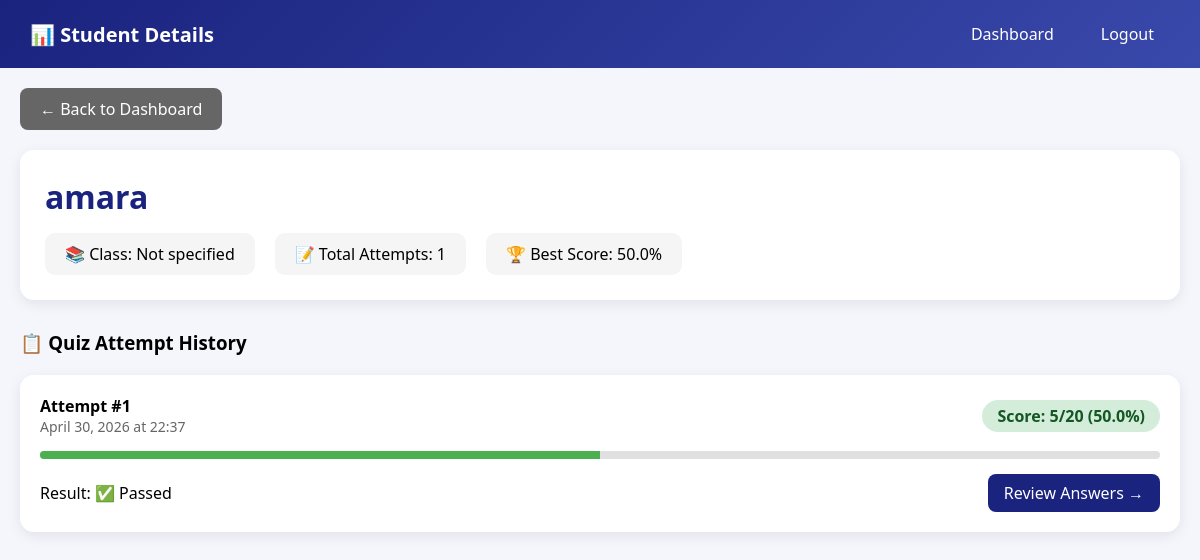
/admin/student/6 (signed in), run on the app's committed database.
### models.py (models this page shows)
class Student(db.Model):
    __tablename__ = "students"
    id         = db.Column(db.Integer, primary_key=True)
    name       = db.Column(db.String(100), nullable=False)
    class_name = db.Column(db.String(50))     # e.g. "SS2A"
    created_at = db.Column(db.DateTime, default=datetime.utcnow)
    attempts   = db.relationship("Attempt", backref="student")

class Attempt(db.Model):
    __tablename__ = "attempts"
    id          = db.Column(db.Integer, primary_key=True)
    student_id  = db.Column(db.Integer, db.ForeignKey("students.id"))
    score       = db.Column(db.Integer, default=0)
    total       = db.Column(db.Integer)
    percentage  = db.Column(db.Float)
    passed      = db.Column(db.Boolean, default=False)
    started_at  = db.Column(db.DateTime, default=datetime.utcnow)
    finished_at = db.Column(db.DateTime)
    details     = db.relationship("AttemptDetail", backref="attempt")

### app.py (the view)
@app.route("/admin/student/<int:student_id>")
def admin_student_detail(student_id):
    if "admin_id" not in session:
        return redirect(url_for("admin_login"))
    student = Student.query.get_or_404(student_id)
    attempts = Attempt.query.filter_by(student_id=student_id).order_by(Attempt.finished_at.desc()).all()
    return render_template(
        "admin_student_detail.html",
        student=student,
        attempts=attempts
    )

### templates/admin_student_detail.html (shortened to what this page needs)
<!DOCTYPE html>
<html lang="en">
<head>
</head>
<body>
    <div class="navbar">
        <h2>📊 Student Details</h2>
        <div class="nav-links">
            <a href="{{ url_for('admin_dashboard') }}">Dashboard</a>
            <a href="{{ url_for('admin_logout') }}">Logout</a>
        </div>
    </div>
    <div class="container">
        <a href="{{ url_for('admin_dashboard') }}" class="back-btn">← Back to Dashboard</a>
        <div class="student-header">
            <h1>{{ student.name }}</h1>
            <div class="student-info">
                <div class="info-card">📚 Class: {{ student.class_name or 'Not specified' }}</div>
                <div class="info-card">📝 Total Attempts: {{ attempts|length }}</div>
                <div class="info-card">🏆 Best Score:
                    {% if attempts %}
                        {{ "%.1f"|format(attempts|map(attribute='percentage')|max) }}%
                    {% else %}
                        No attempts yet
                    {% endif %}
                </div>
            </div>
        </div>
        <h3 style="margin-bottom: 20px;">📋 Quiz Attempt History</h3>
        {% for attempt in attempts %}
        <div class="attempt-card">
            <div class="attempt-header">
                <div>
                    <strong>Attempt #{{ loop.revindex }}</strong>
                    <div class="attempt-date">{{ attempt.finished_at.strftime('%B %d, %Y at %H:%M') }}</div>
                </div>
                <div class="score-badge {{ 'score-pass' if attempt.passed else 'score-fail' }}">
                    Score: {{ attempt.score }}/20 ({{ attempt.percentage }}%)
                </div>
            </div>
            <div class="progress-bar" style="width: 100%; margin: 10px 0;">
                <div class="progress-fill" style="width: {{ attempt.percentage }}%"></div>
            </div>
            <div style="display: flex; justify-content: space-between; align-items: center; margin-top: 15px;">
                <span>Result: {{ '✅ Passed' if attempt.passed else '❌ Failed' }}</span>
                <a href="{{ url_for('admin_attempt_detail', attempt_id=attempt.id) }}" class="view-btn">Review Answers →</a>
            </div>
        </div>
        {% else %}
        <div class="attempt-card" style="text-align: center; color: #666;">
            No quiz attempts yet.
        </div>
        {% endfor %}
    </div>
</body>
</html>

### templates/admin_student_detail.html (style rules this page uses)
* { margin: 0; padding: 0; box-sizing: border-box; }
body { font-family: 'Segoe UI', Tahoma, Geneva, Verdana, sans-serif; background: #f4f6fc; }
.navbar { background: linear-gradient(135deg, #1a237e 0%, #3949ab 100%); padding: 15px 30px; display: flex; justify-content: space-between; align-items: center; flex-wrap: wrap; gap: 15px; }
.navbar h2 { color: white; font-size: 20px; }
.nav-links { display: flex; gap: 15px; }
.nav-links a { color: white; text-decoration: none; padding: 8px 16px; border-radius: 8px; }
.container { max-width: 1200px; margin: 0 auto; padding: 20px; }
.student-header { background: white; border-radius: 14px; padding: 25px; margin-bottom: 30px; box-shadow: 0 4px 14px rgba(0,0,0,0.08); }
.student-header h1 { color: #1a237e; margin-bottom: 10px; }
.student-info { display: flex; gap: 20px; margin-top: 15px; flex-wrap: wrap; }
.info-card { background: #f5f5f5; padding: 10px 20px; border-radius: 10px; }
.attempt-card { background: white; border-radius: 14px; padding: 20px; margin-bottom: 20px; box-shadow: 0 4px 14px rgba(0,0,0,0.08); transition: transform 0.2s; }
.attempt-header { display: flex; justify-content: space-between; align-items: center; margin-bottom: 15px; flex-wrap: wrap; gap: 10px; }
.attempt-date { color: #666; font-size: 14px; }
.score-badge { padding: 5px 15px; border-radius: 20px; font-weight: bold; }
.score-pass { background: #d4edda; color: #155724; }
.view-btn { background: #1a237e; color: white; padding: 8px 16px; border: none; border-radius: 8px; cursor: pointer; text-decoration: none; display: inline-block; }
.back-btn { background: #666; color: white; padding: 10px 20px; border: none; border-radius: 8px; cursor: pointer; text-decoration: none; display: inline-block; margin-bottom: 20px; }
.progress-bar { width: 200px; height: 8px; background: #e0e0e0; border-radius: 4px; overflow: hidden; }
.progress-fill { height: 100%; background: #4CAF50; transition: width 0.3s; }

### data on the page
Student: name "amara", class_name "Not specified"
Attempt: finished_at "April 30, 2026 at 22:37", score "5", percentage "50.0", passed "✅ Passed"

### other printed values
{{ attempts|length }} "1"
{{ "%.1f"|format(attempts|map(attribute='percentage')|max) }} "50.0"
